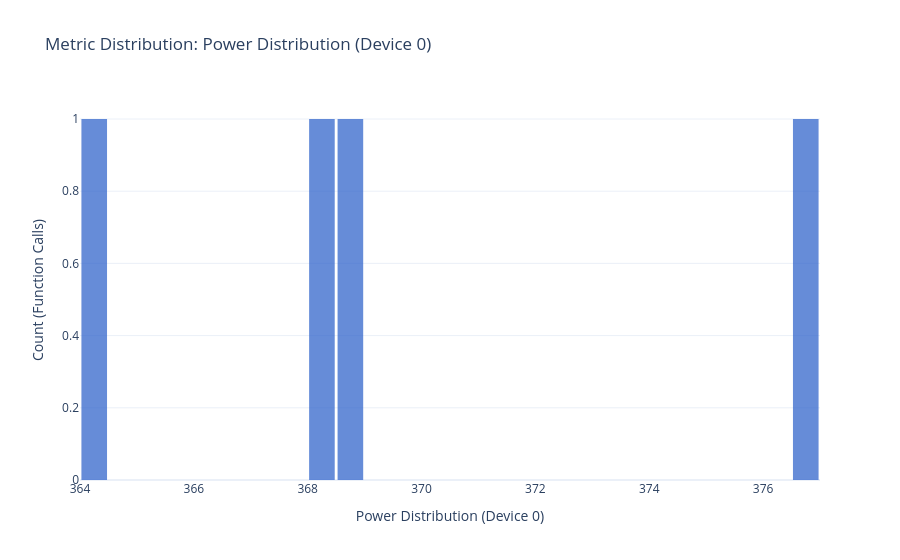

Notebook code for this chart:
### Code cell
# Visualize Distribution
Visualizer.plot_distribution(df_energy_rate, "Power Distribution (Device 0)", bins=50)

### Figure 1 — Plotly figure (JSON) as saved in the notebook; plotly's stock layout.template omitted (floating-point values rounded to 4 significant figures)
{"data": [{"marker": {"color": "#3366CC"}, "name": "Global", "nbinsx": 50, "opacity": 0.75, "type": "histogram", "x": [376.7, 364.5, 368.3, 369.0]}], "layout": {"bargap": 0.1, "title": {"text": "Metric Distribution: Power Distribution (Device 0)"}, "xaxis": {"title": {"text": "Power Distribution (Device 0)"}}, "yaxis": {"title": {"text": "Count (Function Calls)"}}}}
